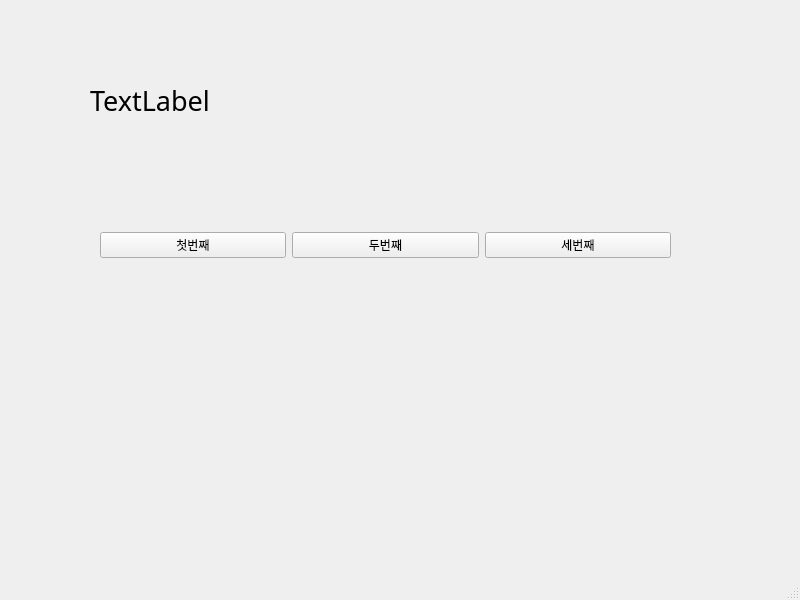
<?xml version="1.0" encoding="UTF-8"?>
<ui version="4.0">
 <class>MainWindow</class>
 <widget class="QMainWindow" name="MainWindow">
  <property name="geometry">
   <rect>
    <x>0</x>
    <y>0</y>
    <width>800</width>
    <height>600</height>
   </rect>
  </property>
  <property name="windowTitle">
   <string>MainWindow</string>
  </property>
  <widget class="QWidget" name="centralwidget">
   <widget class="QWidget" name="horizontalLayoutWidget">
    <property name="geometry">
     <rect>
      <x>100</x>
      <y>160</y>
      <width>571</width>
      <height>171</height>
     </rect>
    </property>
    <layout class="QHBoxLayout" name="horizontalLayout">
     <item>
      <widget class="QPushButton" name="pushButton">
       <property name="text">
        <string>첫번째</string>
       </property>
      </widget>
     </item>
     <item>
      <widget class="QPushButton" name="pushButton_2">
       <property name="text">
        <string>두번째</string>
       </property>
      </widget>
     </item>
     <item>
      <widget class="QPushButton" name="pushButton_3">
       <property name="text">
        <string>세번째</string>
       </property>
      </widget>
     </item>
    </layout>
   </widget>
   <widget class="QLabel" name="label">
    <property name="geometry">
     <rect>
      <x>90</x>
      <y>60</y>
      <width>581</width>
      <height>81</height>
     </rect>
    </property>
    <property name="font">
     <font>
      <family>바탕체</family>
      <pointsize>20</pointsize>
      <weight>50</weight>
      <bold>false</bold>
     </font>
    </property>
    <property name="text">
     <string>TextLabel</string>
    </property>
   </widget>
  </widget>
  <widget class="QMenuBar" name="menubar">
   <property name="geometry">
    <rect>
     <x>0</x>
     <y>0</y>
     <width>800</width>
     <height>22</height>
    </rect>
   </property>
  </widget>
  <widget class="QStatusBar" name="statusbar"/>
 </widget>
 <resources/>
 <connections>
  <connection>
   <sender>pushButton</sender>
   <signal>clicked()</signal>
   <receiver>MainWindow</receiver>
   <slot>firstClick()</slot>
   <hints>
    <hint type="sourcelabel">
     <x>161</x>
     <y>267</y>
    </hint>
    <hint type="destinationlabel">
     <x>214</x>
     <y>323</y>
    </hint>
   </hints>
  </connection>
  <connection>
   <sender>pushButton_2</sender>
   <signal>clicked()</signal>
   <receiver>MainWindow</receiver>
   <slot>secondClick()</slot>
   <hints>
    <hint type="sourcelabel">
     <x>353</x>
     <y>263</y>
    </hint>
    <hint type="destinationlabel">
     <x>392</x>
     <y>320</y>
    </hint>
   </hints>
  </connection>
  <connection>
   <sender>pushButton_3</sender>
   <signal>clicked()</signal>
   <receiver>MainWindow</receiver>
   <slot>thirdClick()</slot>
   <hints>
    <hint type="sourcelabel">
     <x>581</x>
     <y>268</y>
    </hint>
    <hint type="destinationlabel">
     <x>629</x>
     <y>303</y>
    </hint>
   </hints>
  </connection>
 </connections>
 <slots>
  <slot>firstClick()</slot>
  <slot>secondClick()</slot>
  <slot>thirdClick()</slot>
 </slots>
</ui>
